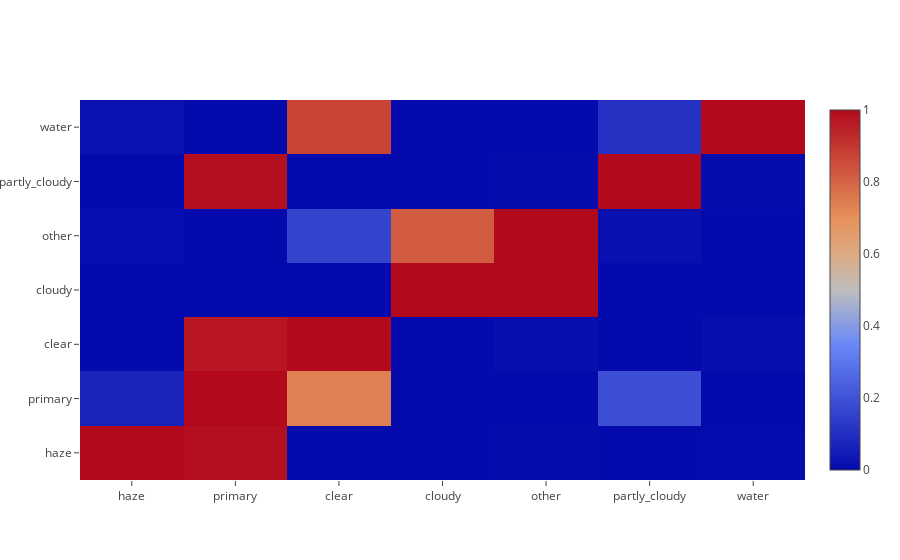

Notebook cell for this chart:
### Markdown cell above
### Observation
The majority pictures have 'Clear' weather and 'Primary' land type. 

There are very few pictures have the 'Water' tag.

### Code cell
#Display correlation between labels 
counts = defaultdict(int)
for l in labels:
    for l2 in l:
        counts[l2] += 1

com = np.zeros([len(counts)]*2)
for i, l in enumerate(list(counts.keys())):
    for i2, l2 in enumerate(list(counts.keys())):
        c = 0
        cy = 0
        for row in labels.values:
            if l in row:
                c += 1
                if l2 in row: cy += 1
        com[i, i2] = cy / c

data=[go.Heatmap(z=com, x=list(counts.keys()), y=list(counts.keys()))]
layout=go.Layout(height=600, width=600, title='Co-occurence matrix of training labels')
fig=dict(data=data, layout=layout)
py.iplot(data, filename='train-com')

### Figure 1 — Plotly figure (JSON) as saved in the notebook; plotly's stock layout.template omitted (floating-point values rounded to 4 significant figures)
{"data": [{"type": "heatmap", "uid": "671ba218-97a7-11e8-a8b8-0028f8d2de39", "x": ["haze", "primary", "clear", "cloudy", "other", "partly_cloudy", "water"], "y": ["haze", "primary", "clear", "cloudy", "other", "partly_cloudy", "water"], "z": [[1, 0.99, 0, 0, 0.006674, 0, 0.003337], [0.07118, 1, 0.7376, 0, 0, 0.1913, 0], [0, 0.9731, 1, 0, 0.01431, 0, 0.01256], [0, 0, 0, 1, 1, 0, 0], [0.007042, 0, 0.1592, 0.8173, 1, 0.01643, 0], [0, 0.9882, 0, 0, 0.005784, 1, 0.00606], [0.02195, 0, 0.8707, 0, 0, 0.1073, 1]]}], "layout": {}}
